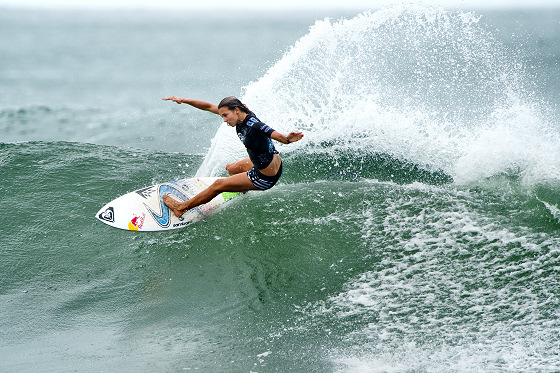
#> input picture 6. Computer Vision/03. Histograms, transformations and Bitwise ops/img/sallyfitzgibbons7.jpg, 560 x 373 px
$ jupyter execute Transformations.ipynb   (shell and % lines are left out)
#> lines starting #> are read from the running program, lines starting #| are printed output that depends on the picture
# Transformations

[cell 1]
import cv2
import numpy as np
import matplotlib.pyplot as plt

### Translations

[cell 2]
# Load an image
img = cv2.imread('img/sallyfitzgibbons7.jpg')
#> img is the input picture: shape (373, 560, 3); mean B, G, R 173.7, 176, 154.5
img = cv2.cvtColor(img, cv2.COLOR_BGR2RGB)
plt.imshow(img)

[cell 3]
# Store the height and width of the image (you will need them later)
width  = img.shape[1]
#> width = 560
height = img.shape[0]
#> height = 373

[cell 4]
# Create the translation Matrix
transl_matrix = np.float32([[1,0,25],[0,1,50]])

[cell 5]
# Apply the translation to the image using cv2.warpAffine and display the new image
translated = cv2.warpAffine(img,transl_matrix,(width,height))
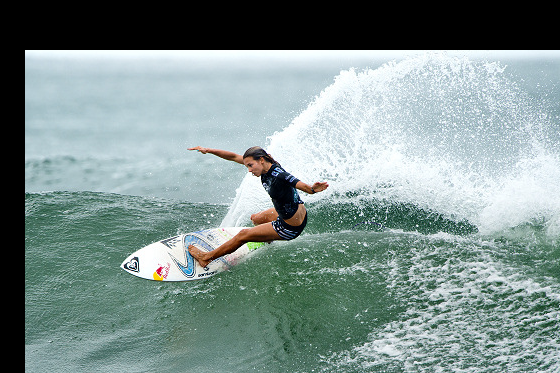
#> translated: shape (373, 560, 3); mean R, G, B 127.4, 145.3, 142.9
plt.imshow(translated)

### Rotation

[cell 6]
# Load an image
r_img = img.copy()
# Create a rotation matrix to rotate the image by 45 degrees (using the center as the pivot point)
rotation_matrix = cv2.getRotationMatrix2D((width/2,height/2),-45,1)

[Hint](# "cv2.getRotationMatrix2D")

[cell 7]
# Apply the rotation matrix to the image and display the rotated image
rotated = cv2.warpAffine(r_img,rotation_matrix,(width,height))
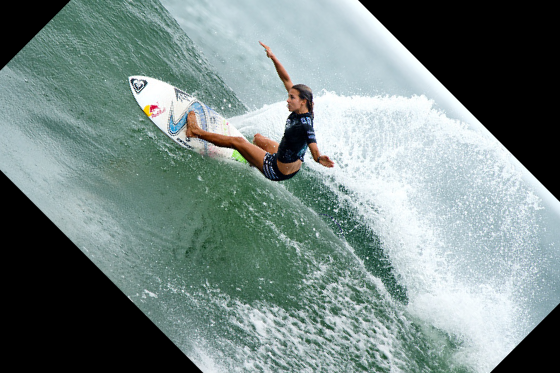
#> rotated: shape (373, 560, 3); mean R, G, B 118.3, 135, 132.3
plt.imshow(rotated)

### Scaling images

#### Interpolation methods

* INTER_NEAREST - a nearest-neighbor interpolation (Fastest)
* INTER_LINEAR - a bilinear interpolation (used by default) (good for upsampling)
* INTER_AREA - resampling using pixel area relation. It may be a preferred method for image decimation, as it gives moire’-free results. But when the image is zoomed, it is similar to the INTER_NEAREST method. (Good for downsampling)
* INTER_CUBIC - a bicubic interpolation over 4x4 pixel neighborhood (Better)
* INTER_LANCZOS4 - a Lanczos interpolation over 8x8 pixel neighborhood (Best one)

#### Downsampling

[cell 8]
# Load and image and downsample it by half, try all the interpolation methods
# which one renders the best result?
scaled = cv2.resize(r_img,None,fx=0.5,fy=0.5, interpolation=cv2.INTER_LANCZOS4)
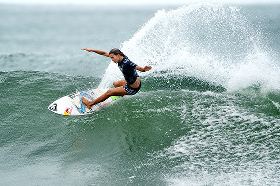
#> scaled: shape (186, 280, 3); mean R, G, B 154.1, 175.6, 173.3
plt.imshow(scaled)

[Hint](# "cv2.resize")

#### Upsampling

[cell 9]
# Load and image and upsample it by double its size, try all the interpolation methods
# which one renders the best result?

big = cv2.resize(r_img,None,fx=2,fy=2, interpolation=cv2.INTER_CUBIC)
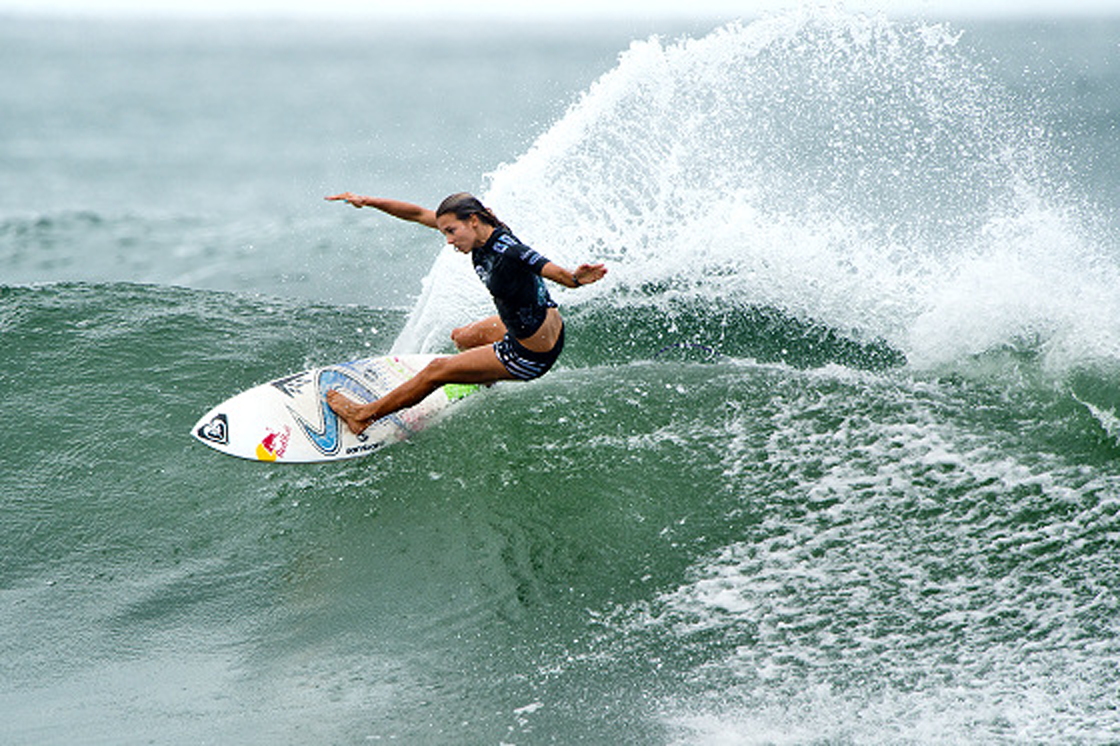
#> big: shape (746, 1120, 3); mean R, G, B 154.5, 176, 173.7
plt.imshow(big)

$ run again, with 6. Computer Vision/03. Histograms, transformations and Bitwise ops/img/Surfers-Paradise-Surfer.jpg copied over 6. Computer Vision/03. Histograms, transformations and Bitwise ops/img/sallyfitzgibbons7.jpg
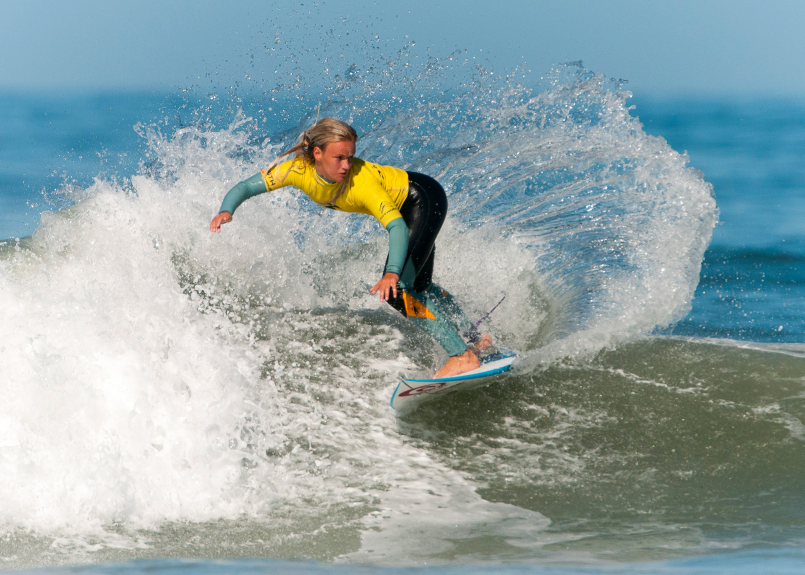
#> input picture 6. Computer Vision/03. Histograms, transformations and Bitwise ops/img/Surfers-Paradise-Surfer.jpg, 1609 x 1150 px (shown at 1/2 size)
#> img is the input picture: shape (1150, 1609, 3); mean B, G, R 165.5, 163.7, 144.5
#> `rotated = cv2.warpAffine(r_img,rotation_matrix,(width,height))`:
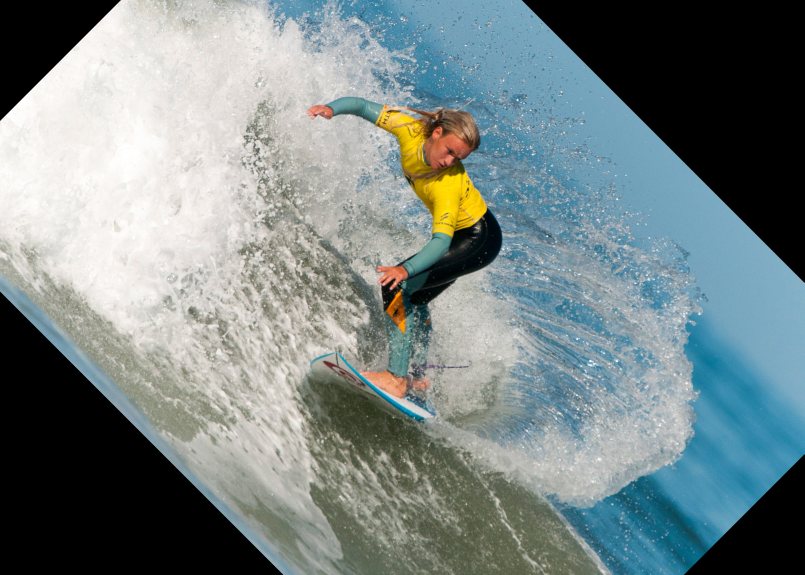
#> rotated: shape (1150, 1609, 3) (shown at 1/2 size); mean R, G, B 120.5, 133.2, 133.6
#> `scaled = cv2.resize(r_img,None,fx=0.5,fy=0.5, interpolation=cv2.INTER_..`:
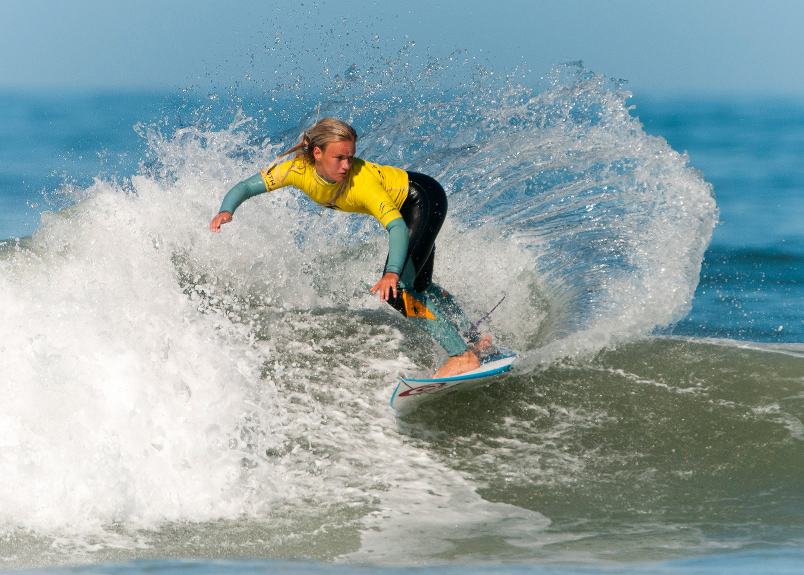
#> scaled: shape (575, 804, 3); mean R, G, B 144.2, 163.4, 165.2
